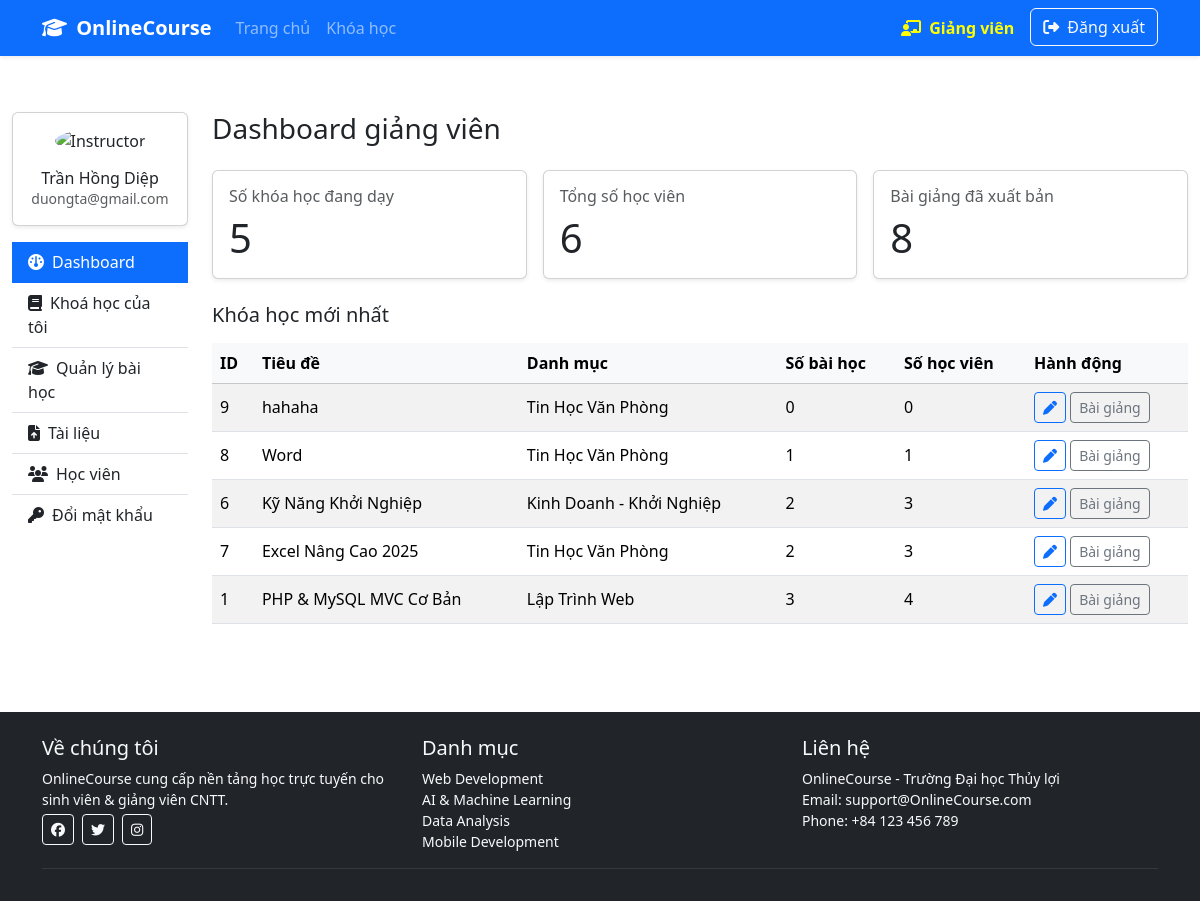
The app's page /index.php?controller=instructor&action=dashboard (signed in) with its own data.
### tables this page shows
CREATE TABLE `courses` (
  `id` int(11) NOT NULL,
  `title` varchar(255) NOT NULL,
  `description` text DEFAULT NULL,
  `instructor_id` int(11) NOT NULL,
  `category_id` int(11) NOT NULL,
  `price` decimal(10,2) DEFAULT 0.00,
  `duration_weeks` int(11) DEFAULT 1,
  `level` varchar(50) DEFAULT NULL,
  `image` varchar(255) DEFAULT NULL,
  `created_at` datetime DEFAULT current_timestamp(),
  `updated_at` datetime DEFAULT current_timestamp() ON UPDATE current_timestamp(),
  `approved` tinyint(1) DEFAULT 0
);

CREATE TABLE `categories` (
  `id` int(11) NOT NULL,
  `name` varchar(255) NOT NULL,
  `description` text DEFAULT NULL,
  `created_at` datetime DEFAULT current_timestamp()
);

### controllers/BaseController.php (called while the page is built, shortened)
<?php
abstract class BaseController {
    protected function render($view, $data = []) {
        extract($data);
        include __DIR__ . '/../views/layouts/header.php';
        include __DIR__ . '/../views/' . $view . '.php';
        include __DIR__ . '/../views/layouts/footer.php';
    }
}

### controllers/InstructorController.php (called while the page is built, shortened)
<?php
require_once 'BaseController.php';
class InstructorController extends BaseController
{
    protected $currentUser;
    public function __construct($currentUser = null)
    {
        $this->currentUser = $currentUser;
    }
    public function dashboard()
    {
        $courseModel = new Course();
        $stats = $courseModel->getInstructorStats($this->currentUser['id']);
        $recentCourses = $courseModel->getRecentCoursesWithCounts($this->currentUser['id']);
        $this->render('instructor/dashboard', [
            'totalCourses' => $stats['totalCourses'],
            'totalStudents' => $stats['totalStudents'],
            'totalLessons' => $stats['totalLessons'],
            'recentCourses' => $recentCourses
        ]);
    }
}

### models/Course.php (called while the page is built, shortened)
<?php
require_once __DIR__ . '/../config/Database.php';
class Course {
    private $pdo;
    public function __construct() {
        $this->pdo = Database::getConnection();
    }
    public function getInstructorStats($instructorId) {
        $sqlCourses = "SELECT COUNT(*) as total_courses FROM courses WHERE instructor_id = ?";
        $stmtCourses = $this->pdo->prepare($sqlCourses);
        $stmtCourses->execute([$instructorId]);
        $totalCourses = $stmtCourses->fetch()['total_courses'] ?? 0;
        $sqlStudents = "SELECT COUNT(DISTINCT e.student_id) as total_students
                        FROM enrollments e
                        JOIN courses c ON e.course_id = c.id
                        WHERE c.instructor_id = ?";
        $stmtStudents = $this->pdo->prepare($sqlStudents);
        $stmtStudents->execute([$instructorId]);
        $totalStudents = $stmtStudents->fetch()['total_students'] ?? 0;
        $sqlLessons = "SELECT COUNT(*) as total_lessons
                       FROM lessons l
                       JOIN courses c ON l.course_id = c.id
                       WHERE c.instructor_id = ?";
        $stmtLessons = $this->pdo->prepare($sqlLessons);
        $stmtLessons->execute([$instructorId]);
        $totalLessons = $stmtLessons->fetch()['total_lessons'] ?? 0;
        return [
            'totalCourses' => $totalCourses,
            'totalStudents' => $totalStudents,
            'totalLessons' => $totalLessons
        ];
    }
    public function getRecentCoursesWithCounts($instructorId, $limit = 5) {
        $sql = "SELECT
                    c.id,
                    c.title,
                    cat.name AS category_name,
                    (SELECT COUNT(*) FROM lessons WHERE course_id = c.id) AS lessons_count,
                    (SELECT COUNT(*) FROM enrollments WHERE course_id = c.id) AS students_count
                FROM courses c
                LEFT JOIN categories cat ON c.category_id = cat.id
                WHERE c.instructor_id = ?
                ORDER BY c.created_at DESC
                LIMIT ?";
        $stmt = $this->pdo->prepare($sql);
        $stmt->bindParam(1, $instructorId, PDO::PARAM_INT);
        $stmt->bindParam(2, $limit, PDO::PARAM_INT);
        $stmt->execute();
        return $stmt->fetchAll(PDO::FETCH_ASSOC);
    }
}

### config/Database.php (called while the page is built, shortened)
<?php
class Database {
    private $host = "127.0.0.1";
    private $dbname = "onlinecourse";
    private $username = "root";
    private $password = "";
    public function connect() {
        $this->conn = null;
        try {
            $this->conn = new PDO(
                "mysql:host=".$this->host.";dbname=".$this->dbname.";charset=utf8mb4",
                $this->username,
                $this->password
            );
            $this->conn->setAttribute(PDO::ATTR_ERRMODE, PDO::ERRMODE_EXCEPTION);
        } catch(PDOException $e) {
            die("Kết nối thất bại: " . $e->getMessage());
        }
        return $this->conn;
    }
    public static function getConnection() {
        $db = new Database();
        return $db->connect();
    }
}

### views/instructor/dashboard.php (the view)
<?php include __DIR__ . '/../layouts/instructor_sidebar.php'; ?>
<h3 class="mb-4">Dashboard giảng viên</h3>
<div class="row g-3 mb-4">
    <div class="col-md-4">
        <div class="card shadow-sm h-100">
            <div class="card-body">
                <h6 class="text-muted">Số khóa học đang dạy</h6>
                <p class="display-6 mb-0"><?= $totalCourses ?? 0 ?></p>
            </div>
        </div>
    </div>
    <div class="col-md-4">
        <div class="card shadow-sm h-100">
            <div class="card-body">
                <h6 class="text-muted">Tổng số học viên</h6>
                <p class="display-6 mb-0"><?= $totalStudents ?? 0 ?></p>
            </div>
        </div>
    </div>
    <div class="col-md-4">
        <div class="card shadow-sm h-100">
            <div class="card-body">
                <h6 class="text-muted">Bài giảng đã xuất bản</h6>
                <p class="display-6 mb-0"><?= $totalLessons ?? 0 ?></p>
            </div>
        </div>
    </div>
</div>
<h5 class="mb-3">Khóa học mới nhất</h5>
<div class="table-responsive">
    <table class="table table-striped align-middle">
        <thead class="table-light">
        <tr>
            <th>ID</th>
            <th>Tiêu đề</th>
            <th>Danh mục</th>
            <th>Số bài học</th>
            <th>Số học viên</th>
            <th>Hành động</th>
        </tr>
        </thead>
        <tbody>
        <?php foreach ($recentCourses as $course): ?>
            <tr>
                <td><?= $course['id'] ?></td>
                <td><?= htmlspecialchars($course['title']) ?></td>
                <td><?= htmlspecialchars($course['category_name']) ?></td>
                <td><?= $course['lessons_count'] ?></td>
                <td><?= $course['students_count'] ?></td>
                <td>
                    <a href="index.php?controller=instructor&action=editCourse&id=<?= $course['id'] ?>"
                       class="btn btn-sm btn-outline-primary">
                        <i class="fa-solid fa-pen"></i>
                    </a>
                    <a href="index.php?controller=instructor&action=manageLessons&course_id=<?= $course['id'] ?>"
                       class="btn btn-sm btn-outline-secondary">
                        Bài giảng
                    </a>
                </td>
            </tr>
        <?php endforeach; ?>
        </tbody>
    </table>
</div>
</section></div></div>

### records on screen
courses: id "9", title "hahaha", category.name "Tin Học Văn Phòng", lessons_count "0", students_count "0"
courses: id "8", title "Word", category.name "Tin Học Văn Phòng", lessons_count "1", students_count "1"
courses: id "6", title "Kỹ Năng Khởi Nghiệp", category.name "Kinh Doanh - Khởi Nghiệp", lessons_count "2", students_count "3"
courses: id "7", title "Excel Nâng Cao 2025", category.name "Tin Học Văn Phòng", lessons_count "2", students_count "3"
courses: id "1", title "PHP & MySQL MVC Cơ Bản", category.name "Lập Trình Web", lessons_count "3", students_count "4"

### other values on screen
$currentUser['fullname'] "Trần Hồng Diệp"
$currentUser['email'] "duongta@gmail.com"
$totalCourses "5"
$totalStudents "6"
$totalLessons "8"
